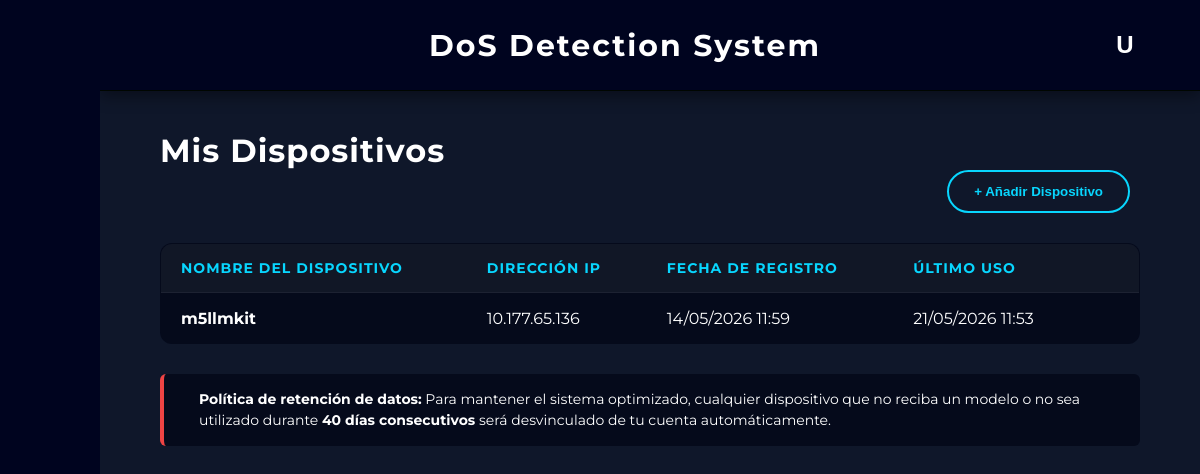
Before: /dispositivos (signed in) with the older database file.
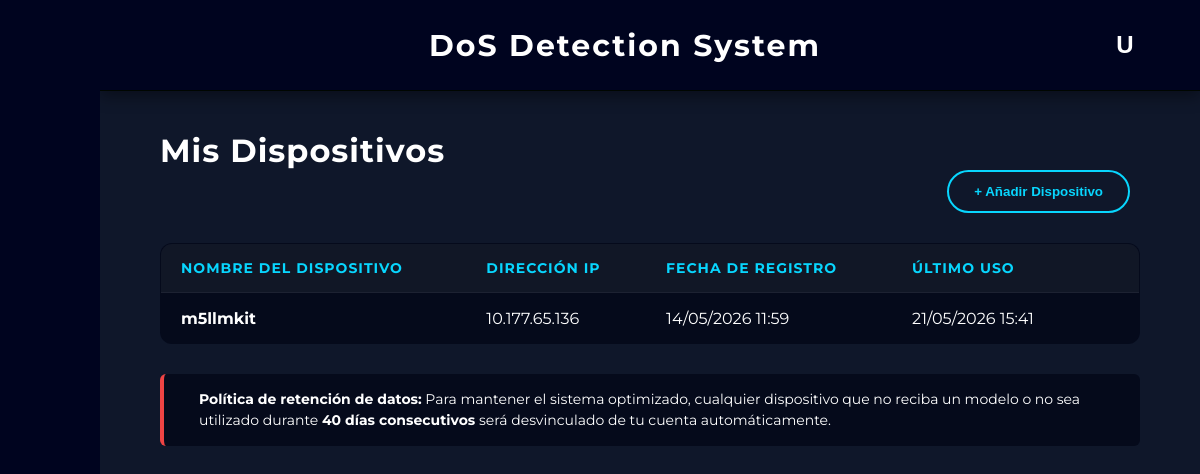
After: the same page with the newer database file.
### app/models.py (models this page shows)
class Dispositivo(db.Model):
    __tablename__ = 'dispositivos'
    id = db.Column(db.Integer, primary_key=True)
    nombre = db.Column(db.String(150), nullable=False)
    ip = db.Column(db.String(50), nullable=False)
    usuario_id = db.Column(db.Integer, db.ForeignKey('usuarios.id'), nullable=False)
    fecha_registro = db.Column(db.DateTime, default=datetime.now(pytz.timezone('Europe/Madrid')))
    fecha_ultimo_uso = db.Column(db.DateTime, default=datetime.now(pytz.timezone('Europe/Madrid')))
    usuario = db.relationship('User', backref=db.backref('dispositivos', cascade="all, delete-orphan", lazy=True))

### app/routes/pages/dispositivos.py (the view)
@dispositivos_bp.route("/dispositivos", methods=["GET"])
def index():
    if session.get('guest'):
        datos_invitado = session.get('guest_devices', [])
        dispositivos = [DispositivoInvitado(d['nombre'], d['ip'], d['fecha_registro']) for d in datos_invitado]
    else:
        user_id = session.get('user_id')
        if not user_id:
            return redirect(url_for('auth.login'))
        dispositivos = Dispositivo.query.filter_by(usuario_id=user_id).order_by(Dispositivo.fecha_registro.desc()).all()
    return render_template("dispositivos.html", dispositivos=dispositivos)

### app/templates/dispositivos.html (shortened to what this page needs)
{% extends "base.html" %}
{% block content %}
<div style="padding: 40px 60px;">
    <h2><span style="color: white; margin-bottom: 30px; font-size: 32px; letter-spacing: 1px;">Mis Dispositivos</span></h2>
    <div class="table-header">
        <button class="action-btn" onclick="openDeviceModal()">+ Añadir Dispositivo</button>
    </div>
    <table class="glass-table">
        <thead>
            <tr>
                <th>Nombre del Dispositivo</th>
                <th>Dirección IP</th>
                <th>Fecha de Registro</th>
                <th>Último Uso</th>
                <th style="text-align: center;"> </th>
            </tr>
        </thead>
        <tbody>
            {% for dispositivo in dispositivos %}
            <tr>
                <td style="font-weight: bold;">{{ dispositivo.nombre }}</td>
                <td>{{ dispositivo.ip }}</td>
                <td>{{ dispositivo.fecha_registro.strftime('%d/%m/%Y %H:%M') }}</td>
                <td>{{ dispositivo.fecha_ultimo_uso.strftime('%d/%m/%Y %H:%M') }}</td>
                <td style="text-align: center;">
                    <form action="{{ url_for('dispositivos.delete', device_id=(dispositivo.id if not session.get('guest') else loop.index0)) }}"
                          method="POST"
                          onsubmit="confirmAction(event, this, '¿Quiere eliminar este dispositivo?');"
                          style="display: inline;">
                        <button type="submit" class="delete-btn" title="Eliminar Dispositivo">
                        </button>
                    </form>
                </td>
            </tr>
            {% else %}
            <tr>
                <td colspan="5" style="text-align: center; padding: 30px; opacity: 0.7;">No tienes ningún dispositivo registrado.</td>
            </tr>
            {% endfor %}
        </tbody>
    </table>
    <div style="margin-top: 30px; padding: 15px 20px; background: rgba(2, 6, 23, 0.726); border-left: 4px solid #ef4444; border-radius: 6px; display: flex; align-items: center; gap: 15px;">
        <p style="color: white; font-size: 14px; margin: 0; line-height: 1.5;">
            <strong>Política de retención de datos:</strong> Para mantener el sistema optimizado, cualquier dispositivo que no reciba un modelo o no sea utilizado durante <strong>40 días consecutivos</strong> será desvinculado de tu cuenta automáticamente.
        </p>
    </div>
</div>
{% endblock %}

Changed rows visible on the page:
changed Dispositivo "m5llmkit": fecha_ultimo_uso "21/05/2026 11:53" → "21/05/2026 15:41"
